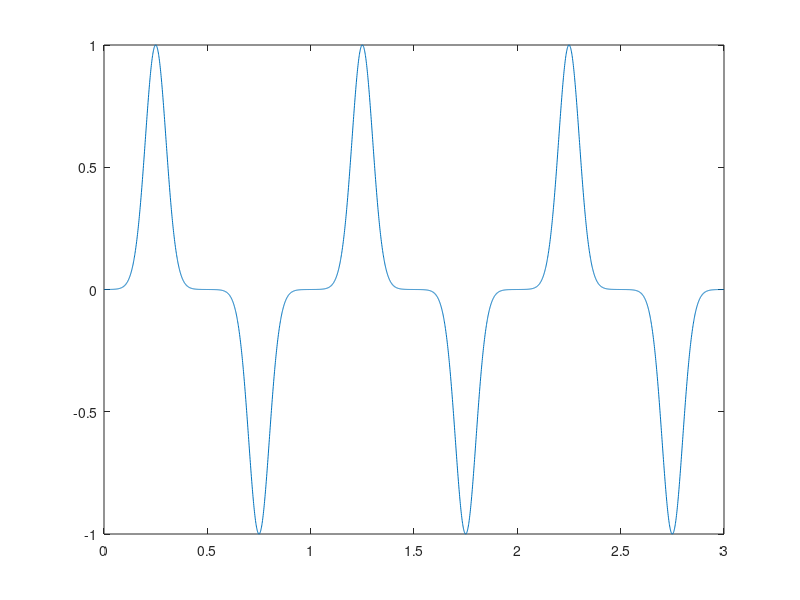

Source code (MATLAB): (Note: this script raises an error after producing the figure.)
indices = [0:0.001:3];
samples = sinh(sin(indices*pi*2)*10)/sinh(10);

plot(indices, samples);
format_waveform_plot();
set(gca(), 'xlabel', '');
set(gca(), 'xtick', []);
set(gca(), 'ylim', [-1.5 1.5]);

annotate_amplitude(samples);
